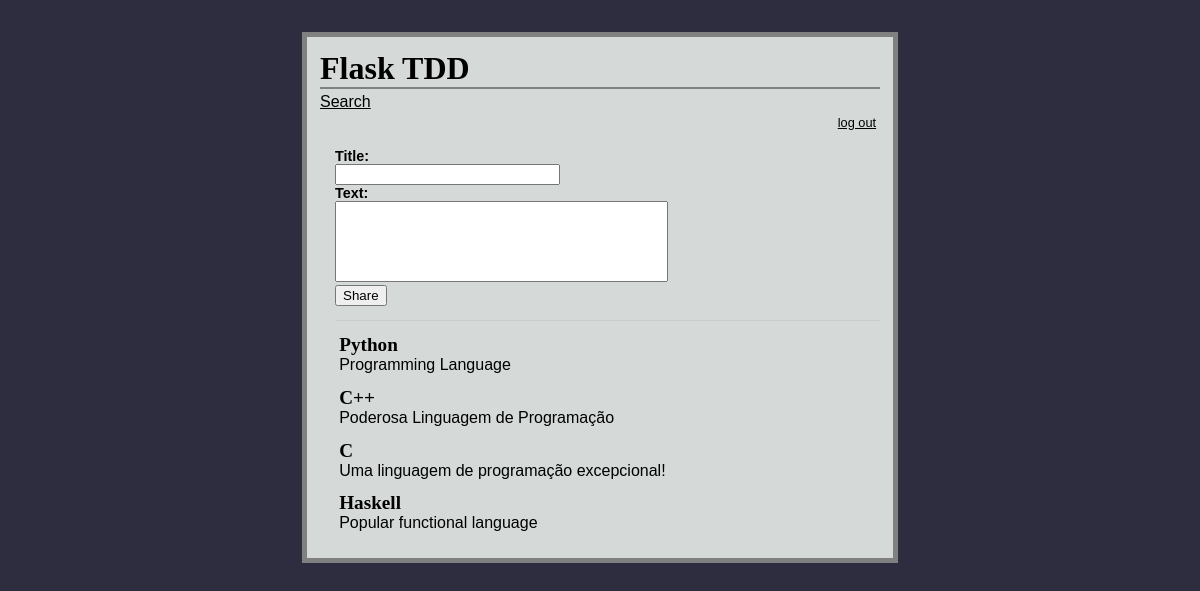
The page / (signed in) on the database its author committed.
### models.py (models this page shows, shortened)
class Flaskr(db.Model):
    __tablename__ = "flaskr"
    post_id = db.Column(db.Integer, primary_key=True)
    title = db.Column(db.String, nullable=False)
    text = db.Column(db.String, nullable=False)

### app.py (the view)
@app.route('/')
def index():
    entries = db.session.query(models.Flaskr)
    return render_template('index.html', entries=entries)

### templates/index.html (shortened to what this page needs)
<!DOCTYPE html>
<html>
<head>
  <link rel="stylesheet" type="text/css" href="{{ url_for('static', filename='style.css') }}">
</head>
<body>
  <div class="page">
    <h1>Flask TDD</h1>
    <a href="{{ url_for('search') }}">Search</a>
    <div class="metanav">
      {% if not session.logged_in %}
        <a href="{{ url_for('login') }}">log in</a>
      {% else %}
        <a href="{{ url_for('logout') }}">log out</a>
      {% endif %}
    </div>
    {% if session.logged_in %}
      <form action="{{ url_for('add_entry') }}" method="post" class="add-entry">
        <dl>
          <dt>Title:</dt>
          <dd><input type="text" size="25" name="title"></dd>
          <dt>Text:</dt>
          <dd><textarea name="text" rows="5" cols="39"></textarea></dd>
          <dd><input type="submit" value="Share"></dd>
        </dl>
      </form>
    {% endif %}
    <ul class="entries">
      {% for entry in entries %}
        <li class="entry"><h2 id="{{ entry.post_id }}">{{ entry.title }}</h2>{{ entry.text|safe }}</li>
      {% else %}
        <li><em>No entries yet. Add some!</em></li>
      {% endfor %}
    </ul>
  </div>
</body>
</html>

### static/style.css (style rules this page uses)
body { font-family: sans-serif; background: #2e2d3f; }
a, h1, h2 { color: black; }
h1, h2 { font-family: 'Georgia', serif; margin: 0; }
h1 { border-bottom: 2px solid gray; margin-bottom: 4px; }
h2 { font-size: 1.2em; }
.page { margin: 2em auto; width: 35em; border: 5px solid gray; padding: 0.8em; background: #d5dad9; }
.entries { list-style: none; margin: 0; padding: 0; }
.entries li { margin: 0.8em 1.2em; }
.add-entry { font-size: 0.9em; border-bottom: 1px solid #ccc; }
form { margin-left: 15px; }
.add-entry dl { font-weight: bold; }
.metanav { text-align: right; font-size: 0.8em; padding: 0.3em; margin-bottom: 1em; background: #d5dad9; }
textarea { resize: none; }
dd { margin: 0px; }

### rows shown on the page
Flaskr: title "Python", text "Programming Language"
Flaskr: title "C++", text "Poderosa Linguagem de Programação"
Flaskr: title "C", text "Uma linguagem de programação excepcional!"
Flaskr: title "Haskell", text "Popular functional language"
